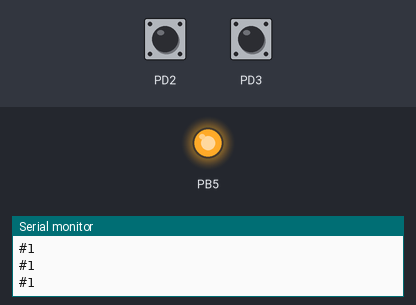
Simulated run of this program. Board: ATmega328P, built with avr-gcc and emulated at 16 MHz (the files do not name the chip). On the bench: output pins drawn as LEDs (lit = HIGH), the last lines printed to the serial monitor. The test bench sets the inputs (shaded band); at power-on: PD2 HIGH, PD3 HIGH.

Above: at 1.2 s.
1.3 s: PD2 pulled LOW for 0.15 s
At 1.37 s:
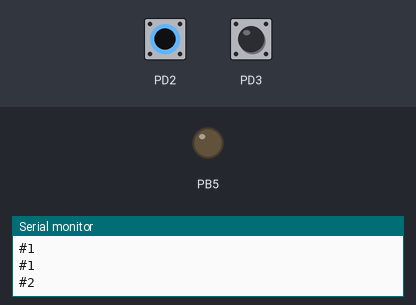
2.9 s: PD2 pulled LOW for 3.2 s
At 6.9 s:
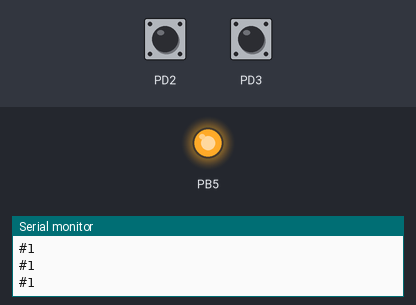
7.6 s: PD3 pulled LOW for 3.2 s
At 8.0 s:
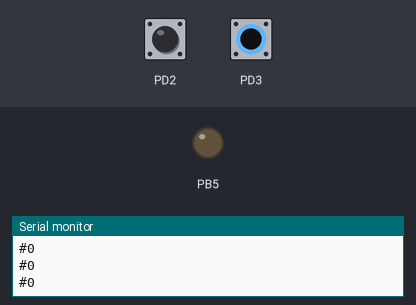
Timing chart, 0 to 12.3 s (numbered marks = the images above; inputs shaded):
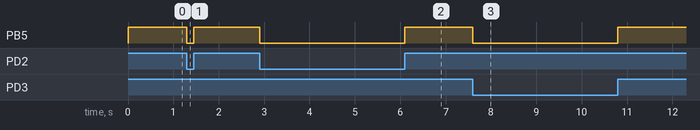

Measured:
- after the input at 1.3 s, PB5: HIGH → LOW at once, → HIGH 0.15 s later
- after the input at 2.9 s, PB5: HIGH → LOW at once, → HIGH 3.2 s later
- after the input at 7.6 s, PB5: HIGH → LOW at once, → HIGH 3.2 s later

The program:

main.cpp
```cpp
#include <avr/io.h>
#include <avr/delay.h>
#include <avr/interrupt.h>
#include <digital_out.h>
#include <timer_msec.h>
#include <encoder_simple.h>

// #include <digital_in.h>


// for printing to serial::
// USART code taken from datasheet for printing to serial
#define FOSC 16000000 // Clock Speed
#define BAUD 9600
#define MYUBRR FOSC / 16 / BAUD - 1

// ints to store last state of A and B
volatile uint8_t last_stateA;
volatile uint8_t last_stateB;


void USART_Init(unsigned int ubrr)
{
  /*Set baud rate */
  UBRR0H = (unsigned char)(ubrr >> 8);
  UBRR0L = (unsigned char)ubrr;
  // Enable receiver and transmitter * /
      UCSR0B = (1 << RXEN0) | (1 << TXEN0);
  /* Set frame format: 8data, 2stop bit */
  UCSR0C = (3 << UCSZ00);
}

void USART_Transmit(unsigned char data)
{
  /* Wait for empty transmit buffer */
  while (!(UCSR0A & (1 << UDRE0)))
    ;
  /* Put data into buffer, sends the data */
  UDR0 = data;
}

// helper function to print an integer
void print_i(int i)
{
  // speial case for when i is 0
  if (i == 0){
    USART_Transmit('0');
    USART_Transmit((unsigned char)10);
    return;
  }
  // if negative print minus sign and then just as if it were positive
  if (i < 0){
    USART_Transmit('-');
    i = -i;
  }
  // don't print leading zeros, however,do print zeros that are not leading
  bool leading_zeros_done = false;
  for (int j = 4; j>= 0;j--) // supports 5 digit numbers (ints can't be larger)
  {
    int m = pow(10, j);
    if (leading_zeros_done || i/m > 0){
      USART_Transmit((unsigned char)(((i/m)%10) + 48));
      leading_zeros_done = true;
    }
  }
  // finally print \n
  USART_Transmit((unsigned char)10);
}

// part 2 with interrupts

void set_interrupt_d2()
{
  DDRD &= ~(1 << DDD3);
  PORTD |= (1 << PORTD3);
  last_stateB = PIND & (1<<PIND3);
  EICRA |= (1 << ISC00);  // set INT0 to trigger on ANY logic change
  EIMSK |= (1 << INT0);   // Turns on INT0
  sei();                  // turn on interrupts
}
void set_interrupt_d1()
{
  DDRD &= ~(1 << DDD2);   // set the PD2 pin as input
  PORTD |= (1 << PORTD2);
  last_stateA = PIND & (1<<PIND2);
  EICRA |= (1 << ISC10);  // set INT1 to trigger on ANY logic change
  EIMSK |= (1 << INT1);   // Turns on INT1
  sei();                  // turn on interrupts
}


// for part 1
uint32_t counter = 0; // counts the pulses
volatile bool time_to_print = false; // printing flag
Timer_msec timer;  // timer to print every now and then
Encoder_simple encoder; // create the encoder

ISR(TIMER1_COMPA_vect)
{
  time_to_print = true;
  // led.toggle();
}
// Part 1


Digital_out led(5);


int main()
{
  bool part1 = false;
  USART_Init(MYUBRR);
  timer.init(50);
  led.init();
  // input.init(1,true);

  if (part1)
  {
    encoder.init();
    bool last = false;
    int c = 0;
    while (true){
      encoder.monitor();
      if (time_to_print)
      {
        time_to_print = false;
        print_i(encoder.position());
        // print_i(c);
        //led.toggle();

      }
    }
  }
  else
  {


    set_interrupt_d1();
    set_interrupt_d2();

    while (true){
    _delay_ms(100);
    USART_Transmit('#');
    print_i(counter);
    }

  }
}

// only counts up. never down
ISR(INT0_vect)
{
  // phase A
  last_stateA = PIND & (1<<PIND2);

  if(PIND & (1<<PIND2)) {
    if(last_stateB) {
      counter--;
    }
    else {
      counter++;
    }
  }
  else {
    if(last_stateB) {
      counter++;
    }
    else {
      counter--;
    }
  }
  PORTB ^= (1<<5);

}

ISR(INT1_vect)
{
    // phase B
  last_stateB = PIND & (1<<PIND3);
  if(PIND & (1<<PIND3)) {
    if(last_stateA) {
      counter++;
    }
    else {
      counter--;
    }
  }
  else {
    if(last_stateA) {
      counter--;
    }
    else {
      counter++;
    }
  }
  PORTB ^= (1<<5);
}
```

digital_in.cpp
```cpp
#include "digital_in.h"
#include <avr/io.h>

Digital_in::Digital_in()
{
}


void Digital_in::init(int pin)
{
    // set DDR bit to 0
    init(pin, false);
}

void Digital_in::init(int pin, bool pull_up)
{
    pinMask = (1 << pin);
    DDRB &= ~pinMask; // DDR bit to 0
    if (pull_up)
    {
        PORTB |= pinMask; // PORT bit to 1 for pull up
    }
    else
    {
        PORTB &= ~pinMask;
    }
    // set DDR bit to 0
}

bool Digital_in::is_hi()
{
    return (PINB & pinMask);
}

bool Digital_in::is_lo()
{
    return !is_hi();
}
```

digital_in.h
```cpp
#include <stdint.h>

class Digital_in
{
public:
    Digital_in();
    void init();
    void init(int pin);
    void init(int pin, bool pull_up);
    bool is_hi();
    bool is_lo();
    bool state();

private:
    uint8_t pinMask;
};
```

digital_out.cpp
```cpp
#include "digital_out.h"
#include <avr/io.h>

Digital_out::Digital_out(int pin){
    pinMask = (1<<pin);
}

void Digital_out::init(){
    DDRB |= pinMask;
}

void Digital_out::set_hi()
{
    PORTB |= pinMask;
}

void Digital_out::set_lo()
{
    PORTB &= ~pinMask;
}

void Digital_out::toggle()
{
    PORTB = PORTB ^ pinMask;
}
```

digital_out.h
```cpp
#include <stdint.h>

class Digital_out
{
public:
    Digital_out(int pin);
    void init();
    void set_hi();
    void set_lo();
    void toggle();
    const bool state() {return _state;}


private:
    bool _state;
    uint8_t pinMask;
};
```

encoder_simple.cpp
```cpp
#include <encoder_simple.h>
#include <avr/delay.h>
#include <digital_out.h>
#include <avr/io.h>

Encoder_simple::Encoder_simple(){}

void Encoder_simple::init()
{    //PB1, pin 9 on Arduino Nano
    input1.init(1, true);          // use internal pull up
    input2.init(2, true);
}

long Encoder_simple::position()
{
    return counter;
}

void Encoder_simple::monitor()
{
    if (input1.is_hi())
    {
        if (last_state1 == 0)
        {
            PORTB ^= (1<<5);
            if (input2.is_hi())
            {
                counter++;
            }
            else
            {
                counter--;
            }
            last_state1 = 1;
        }
    }
    else
    {
        last_state1 = 0;
    }

    if (input2.is_hi())
    {
        if (last_state2 == 0)
        {
            PORTB ^= (1<<5);

            if (input1.is_hi())
            {
                counter--;
            }
            else
            {
                counter++;
            }

            last_state2 = 1;
        }
    }
    else
    {
        last_state2 = 0;
    }
}
```

encoder_simple.h
```cpp
#include <digital_in.h>

class Encoder_simple
{
public:
    Encoder_simple();
    void init();
    long position();
    void monitor();
private:
    Digital_in input1;
    Digital_in input2;
    long counter;
    bool last_state1;
    bool last_state2;
};
```

timer_msec.cpp
```cpp
#include <timer_msec.h>
#include <avr/interrupt.h>

Timer_msec::Timer_msec(){}

void Timer_msec::init(){
    // could be:
    // init(1000);
    // instead, the basics, from slides L2.2:

    // this code sets up timer1 for a 1s @ 16Mhz Clock (mode 4)
    // counting 16000000/1024 cycles of a clock prescaled by 1024
    TCCR1A = 0;                          // set timer1 to normal operation (all bits in control registers A and B set to zero)
    TCCR1B = 0;                          //
    TCNT1 = 0;                           //  initialize counter value to 0
    OCR1A = 16000000 / 1024 - 1;         // assign target count to compare register A (must be less than 65536)
    TCCR1B |= (1 << WGM12);              // clear the timer on compare match A
    TIMSK1 |= (1 << OCIE1A);             // set interrupt on compare match A
    TCCR1B |= (1 << CS12) | (1 << CS10); // set prescaler to 1024 and start the timer
    sei();                               // enable interrupts
}

void Timer_msec::init(int period_ms){
    // could be:
    //init(period_ms, 0.5);
    // instead, the solution to part 1:

    // period_ms has to be 4194 or smaller since  (2**16 -1)*1.024/16.000.000 =
    int max_period_ms = 4194;
    if (period_ms > max_period_ms)
    {
        period_ms = max_period_ms;
    }
    // total amount of clock pulses (also convert ms to seconds)
    uint32_t total = (uint32_t)16000 *period_ms;
    // target after taking prescaler into account
    uint16_t target = total / 1024 - 1;

    // this code sets up timer1 for a 1s @ 16Mhz Clock (mode 4)
    // counting 16000000/1024 cycles of a clock prescaled by 1024
    TCCR1A = 0;                          // set timer1 to normal operation (all bits in control registers A and B set to zero)
    TCCR1B = 0;                          //
    TCNT1 = 0;                           //  initialize counter value to 0
    OCR1A = target;                      // assign target count to compare register A (must be less than 65536)
    TCCR1B |= (1 << WGM12);              // clear the timer on compare match A
    TIMSK1 |= (1 << OCIE1A);             // set interrupt on compare match A
    TCCR1B |= (1 << CS12) | (1 << CS10); // set prescaler to 1024 and start the timer
    sei();                               // enable interrupts
}

void Timer_msec::init(int period_ms, float duty_cycle)
{
    // period_ms has to be 4194 or smaller since  (2**16 -1)*1.024/16.000.000 =
    int max_period_ms = 4194;
    if (period_ms > max_period_ms)
    {
        period_ms = max_period_ms;
    }
    // total amount of clock pulses (also convert ms to seconds)
    uint32_t total = (uint32_t)16000 * period_ms;
    // target after taking prescaler into account
    uint16_t target = total/1024 - 1;

    // this code sets up timer1 for a 1s @ 16Mhz Clock (mode 4)
    // counting 16000000/1024 cycles of a clock prescaled by 1024
    TCCR1A = 0;                          // set timer1 to normal operation (all bits in control registers A and B set to zero)
    TCCR1B = 0;                          //
    TCNT1 = 0;                           //  initialize counter value to 0
    OCR1A = target;                      // assign target count to compare register A (must be less than 65536)
    OCR1B = OCR1A * duty_cycle;
    TCCR1B |= (1 << WGM12);              // clear the timer on compare match A
    TIMSK1 |= (1 << OCIE1A);             // set interrupt on compare match A
    TIMSK1 |= (1 << OCIE1B);             // set interrupt on compare match B
    TCCR1B |= (1 << CS12) | (1 << CS10); // set prescaler to 1024 and start the timer
    sei();                               // enable interrupts
}

void Timer_msec::set(float duty_cycle){
    OCR1B = OCR1A * duty_cycle;
}
```

timer_msec.h
```cpp
class Timer_msec
{
public:
    Timer_msec();
    void init();
    void init(int period_ms);
    void init(int period_ms, float duty_cycle);
    void set(float duty_cycle);
};
```
